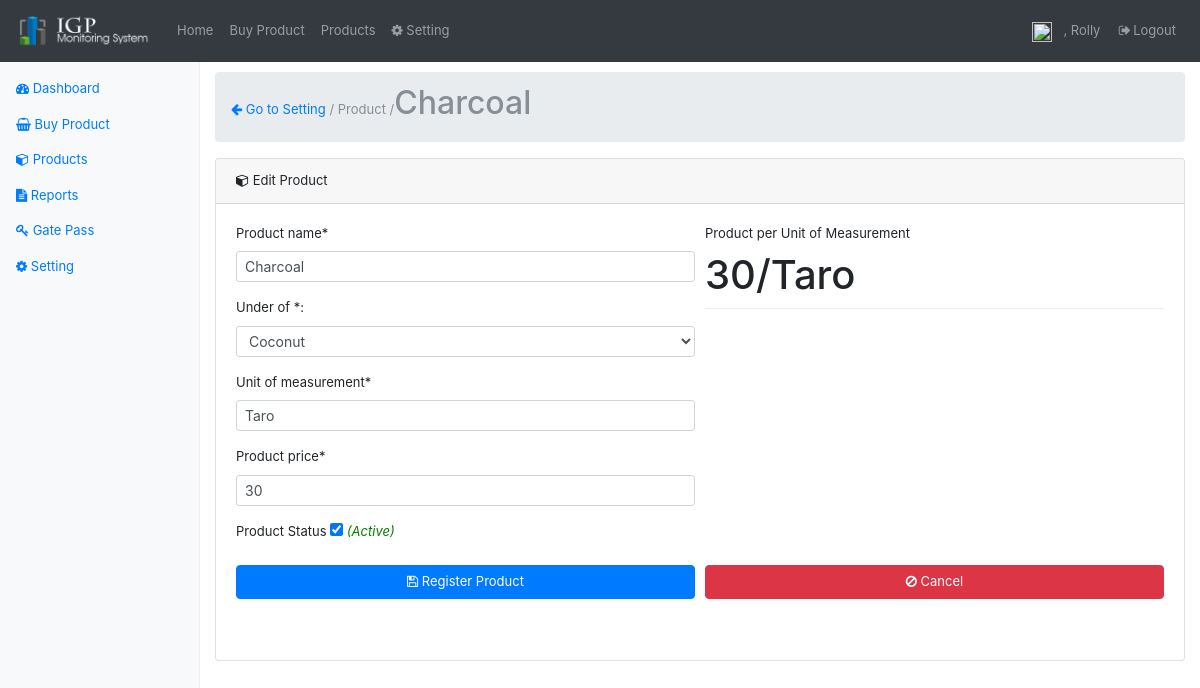
Page /product-register.php?edit=3 (signed in) on the committed database.
### tables this page shows
CREATE TABLE `products` (
  `product_id` int(11) NOT NULL,
  `product_name` varchar(45) DEFAULT NULL,
  `product_price` int(11) DEFAULT NULL,
  `created_on` timestamp NULL DEFAULT CURRENT_TIMESTAMP,
  `created_by` int(11) DEFAULT NULL,
  `project_id` int(11) DEFAULT NULL,
  `unit_of_measurement` varchar(45) DEFAULT NULL,
  `product_status` enum('Y','N') DEFAULT 'Y'
);

CREATE TABLE `product_price` (
  `price_id` int(11) NOT NULL,
  `price` double DEFAULT NULL,
  `created_updated_on` timestamp NULL DEFAULT CURRENT_TIMESTAMP,
  `created_by` int(11) DEFAULT NULL
);

### classes/DbConfig.php (called while the page is built, shortened)
<?php
class DbConfig
{
    private $_host = 'localhost';
    private $_username = 'root';
    private $_password = '';
    private $_database = 'monitoringsystem';
    protected $connection;
    public function __construct()
    {
        if (!isset($this->connection)) {
            $this->connection = new mysqli($this->_host, $this->_username, $this->_password, $this->_database);
        }
        return $this->connection;
    }
}
?>

### classes/Crud.php (called while the page is built, shortened)
<?php
include_once 'DbConfig.php';
class Crud extends DbConfig
{
    public function getData($query)
    {
        $result = $this->connection->query($query);
        $rows = array();
        while ($row = $result->fetch_assoc()) {
            $rows[] = $row;
        }
        return $rows;
    }
    public function escape_string($value)
    {
        return $this->connection->real_escape_string($value);
    }
}
?>

### product-register.php (the view, shortened to what this page needs)
<?php
    require_once('layout/header.php');
    require_once('classes/Crud.php');
    $crud = new Crud();
    $projects = $crud->getData("SELECT * FROM projects;");
    $product_name = "";
    $price= "";
    $project_id   = "";
    $unit_of_measurement ="";
    $product_status="";
    $found=false;
    $add=true;
    if(isset($_GET['edit'])){
        $id = $crud->escape_string($_GET['edit']);
       if(is_numeric($id) && $id!=''){
              $products = $crud->getData("SELECT * FROM products p ".
                                         "INNER JOIN product_price pp ON pp.price_id= p.product_price WHERE product_id=".$_GET['edit']);
              $found=(count($products)==1)?true:false;
              $add=false;
              foreach ($products as $res) {
                  $product_name = $res['product_name'];
                  $price        =$res['price'];
                  $project_id   = $res['project_id'];
                  $unit_of_measurement =$res['unit_of_measurement'];
                  $product_status =$res['product_status'];
              }
        }
    }
?>
<link href="assets/bootstrap-datepicker3.min.css" rel="stylesheet">
<?php require_once('layout/nav.php');?>
        <main role="main" class="col-sm-9 ml-sm-auto col-md-10 pt-3">
           <nav aria-label="breadcrumb" role="navigation">
              <ol class="breadcrumb">
                    <li class="breadcrumb-item active" aria-current="page"><a href='setting.php'><i class="fa fa-arrow-left" aria-hidden="true"></i> Go to Setting</a> / Product /<h2><?php echo  $product_name;?></h2> </li>
              </ol>
           </nav>
         <div class="card">
              <div class="card-header">
                    <i class="fa fa-cube" aria-hidden="true"></i>  <?php echo($add)?'Add':'Edit';?> Product
              </div>
              <div class="card-body">
                 <?php if($found || $add){?>
                      <div class="row">
                        <div class="col-md-12">
                               <form data-toggle="validator" role="form" id="form">
                                        <div class="form-row">
                                              <div class="col-md-6">
                                                  <div class="form-group">
                                                        <label >Product name*</label>
                                                        <input class="form-control form-control-sm" id="product_name" name="product_name" type="text"  placeholder="Enter product name" required
                                                        value="<?php echo $product_name;?>">
                                                  </div>
                                                   <div class="form-group">
                                                  <label>Under of *:</label>
                                                        <select required class="form-control form-control-sm" id="project" name="project">
                                                              <?php
                                                                  foreach ($projects as $res) {
                                                              ?>
                                                              <option value="<?php echo $res['project_id'];?>"
                                                                <?php echo($res['project_id']==$project_id)?'Selected':'';?>
                                                                ><?php echo $res['project_name'];?></option>
                                                              <?php } ?>
                                                        </select>
                                                  </div>
                                                  <div class="form-group">
                                                        <label >Unit of measurement*</label>
                                                        <input class="form-control form-control-sm" id="measurement" name="measurement" type="text"  placeholder="example: kilo" required value="<?php echo $unit_of_measurement;?>">
                                                  </div>
                                                  <div class="form-group">
                                                        <label >Product price*</label>
                                                        <input class="form-control form-control-sm" id="price" name="price" type="text"  placeholder="0.00" required value="<?php echo $price;?>">
                                                  </div>
                                                  <div class="form-group">
                                                              <label for="check">Product Status</label>
                                                              <input  id="product_status" name="product_status" type="checkbox"
                                                              <?php echo($product_status=='Y')?'checked':'';?> />
                                                              <span id="stat" class="italic <?php echo($product_status=='Y')?'green':'red';?>"><?php echo($product_status=='Y')?'(Active)':'(Unactive)';?></span>
                                                  </div>
                                              </div>
                                              <div class="col-md-6">
                                                 <div class="form-group">
                                                      <label for="exampleInputLastName">Product per Unit of Measurement</label>
                                                      <h1><span id="price_"><?php echo ($price=="")?'Price':$price;?></span>/<span id="measurement_"><?php echo ($unit_of_measurement=="")?'Measurement':$unit_of_measurement;?></span></h1>
                                                  </div>
                                              </div>
                                        </div>
                                        <div class="form-group">
                                          <div class="form-row">
                                              <div class="col-md-6">
                                                  <button type="submit" name="submit" class="btn btn-primary btn-block" ><i class="fa fa-floppy-o" aria-hidden="true"></i> Register Product</button>
                                              </div>
                                              <br/><br/>
                                              <div class="col-md-6">
                                                  <button id="cancel" class="btn btn-danger btn-block" data-toggle="confirmation" ><i class="fa fa-ban" aria-hidden="true"></i> Cancel</button>
                                              </div>
                                          </div>
                                      </div>
                              </form>
                              <br/>
                      </div>
                  </div>
                  <?php }else{?>
                         <h2 style="text-align: center;width: 100%;"><span style='color:red;'>SYSTEM ERROR 404:</span><br/><small>Product Not Found, maybe because product is not exist.</small></h2>
                  <?php } ?>
              </div>
        </div>
        </div>
<?php require_once('layout/footer.php');?>

### assets/dashboard.css (style rules this page uses)
body { padding-top: 3.5rem; }
h1 { padding-bottom: 9px; margin-bottom: 20px; border-bottom: 1px solid #eee; }
h2 { display: inline-block !important; }
.green { color: green; }
.italic { font-style: italic; }

### layout/header.php (style rules this page uses)
body { font-size: 13px !important; }
.btn { font-size: 13px; }

### rows in the picture
products: product_name "Charcoal", measurement "Taro", price "30", product_status "☑", product_price.price "30", unit_of_measurement "Taro"

### other values in the picture
$_SESSION['firstname'] "Rolly"
form field project "Coconut"
